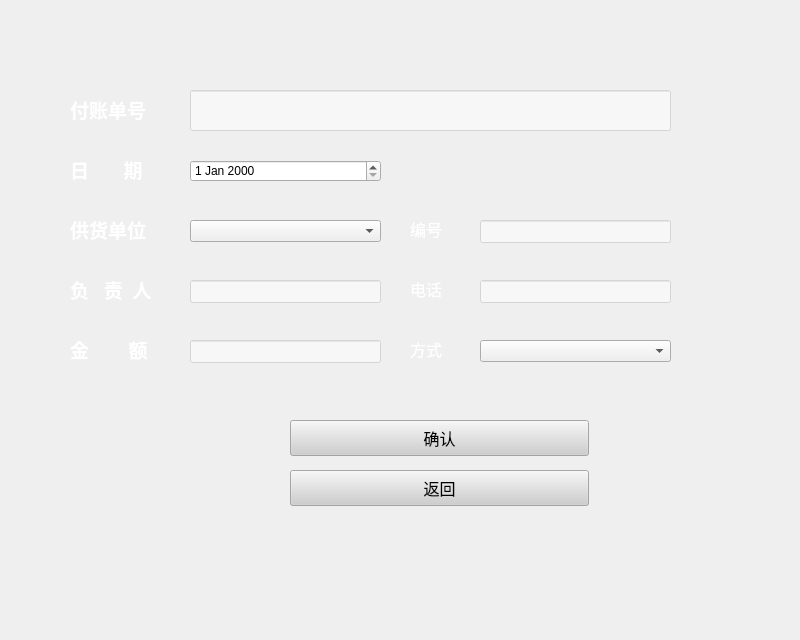
<?xml version="1.0" encoding="UTF-8"?>
<ui version="4.0">
 <class>Form</class>
 <widget class="QWidget" name="Form">
  <property name="geometry">
   <rect>
    <x>0</x>
    <y>0</y>
    <width>800</width>
    <height>640</height>
   </rect>
  </property>
  <property name="windowTitle">
   <string>Form</string>
  </property>
  <property name="styleSheet">
   <string notr="true">QWidget {
border-image:url(C:/Users/CZQ/Desktop/czq_dev/All/churuku_query/new/table-1.jpg);
}

#下面的防止背景干扰其他控件
QTextBrowser {
border-image:url();
}
QLineEdit {
border-image:url();
}
QComboBox {
border-image:url();
}
QLabel {
border-image:url();
}
QPushButton {
border-image:url();
}
QCheckBox {
border-image:url();
}
QDateEdit{
border-image:url();
}</string>
  </property>
  <widget class="QLabel" name="label">
   <property name="geometry">
    <rect>
     <x>70</x>
     <y>70</y>
     <width>111</width>
     <height>78</height>
    </rect>
   </property>
   <property name="font">
    <font>
     <family>微软雅黑</family>
     <pointsize>14</pointsize>
     <weight>75</weight>
     <bold>true</bold>
    </font>
   </property>
   <property name="styleSheet">
    <string notr="true">QLabel{

color:#ffffff;
}</string>
   </property>
   <property name="text">
    <string>付账单号</string>
   </property>
  </widget>
  <widget class="QLineEdit" name="lineEdit1">
   <property name="geometry">
    <rect>
     <x>190</x>
     <y>90</y>
     <width>481</width>
     <height>41</height>
    </rect>
   </property>
   <property name="styleSheet">
    <string notr="true">QLineEdit{
background-color:rgba(255,255,255,120);
color:#000000;

}</string>
   </property>
  </widget>
  <widget class="QLabel" name="label_2">
   <property name="geometry">
    <rect>
     <x>70</x>
     <y>130</y>
     <width>111</width>
     <height>78</height>
    </rect>
   </property>
   <property name="font">
    <font>
     <family>微软雅黑</family>
     <pointsize>14</pointsize>
     <weight>75</weight>
     <bold>true</bold>
    </font>
   </property>
   <property name="styleSheet">
    <string notr="true">QLabel{

color:#ffffff;
}</string>
   </property>
   <property name="text">
    <string>日       期</string>
   </property>
  </widget>
  <widget class="QLabel" name="label_8">
   <property name="geometry">
    <rect>
     <x>70</x>
     <y>190</y>
     <width>111</width>
     <height>78</height>
    </rect>
   </property>
   <property name="font">
    <font>
     <family>微软雅黑</family>
     <pointsize>14</pointsize>
     <weight>75</weight>
     <bold>true</bold>
    </font>
   </property>
   <property name="styleSheet">
    <string notr="true">QLabel{

color:#ffffff;
}</string>
   </property>
   <property name="text">
    <string>供货单位</string>
   </property>
  </widget>
  <widget class="QComboBox" name="comboBox2">
   <property name="geometry">
    <rect>
     <x>190</x>
     <y>220</y>
     <width>191</width>
     <height>22</height>
    </rect>
   </property>
  </widget>
  <widget class="QLabel" name="label_17">
   <property name="geometry">
    <rect>
     <x>410</x>
     <y>190</y>
     <width>40</width>
     <height>78</height>
    </rect>
   </property>
   <property name="font">
    <font>
     <family>微软雅黑</family>
     <pointsize>12</pointsize>
    </font>
   </property>
   <property name="styleSheet">
    <string notr="true">QLabel{

color:#ffffff;
}</string>
   </property>
   <property name="text">
    <string>编号</string>
   </property>
  </widget>
  <widget class="QLineEdit" name="lineEdit2">
   <property name="geometry">
    <rect>
     <x>480</x>
     <y>220</y>
     <width>191</width>
     <height>23</height>
    </rect>
   </property>
   <property name="styleSheet">
    <string notr="true">QLineEdit{
background-color:rgba(255,255,255,120);
color:#000000;

}</string>
   </property>
  </widget>
  <widget class="QLabel" name="label_9">
   <property name="geometry">
    <rect>
     <x>70</x>
     <y>250</y>
     <width>111</width>
     <height>78</height>
    </rect>
   </property>
   <property name="font">
    <font>
     <family>微软雅黑</family>
     <pointsize>14</pointsize>
     <weight>75</weight>
     <bold>true</bold>
    </font>
   </property>
   <property name="styleSheet">
    <string notr="true">QLabel{

color:#ffffff;
}</string>
   </property>
   <property name="text">
    <string>负   责  人</string>
   </property>
  </widget>
  <widget class="QLineEdit" name="lineEdit3">
   <property name="geometry">
    <rect>
     <x>190</x>
     <y>280</y>
     <width>191</width>
     <height>23</height>
    </rect>
   </property>
   <property name="styleSheet">
    <string notr="true">QLineEdit{
background-color:rgba(255,255,255,120);
color:#000000;

}</string>
   </property>
  </widget>
  <widget class="QLabel" name="label_18">
   <property name="geometry">
    <rect>
     <x>410</x>
     <y>250</y>
     <width>40</width>
     <height>78</height>
    </rect>
   </property>
   <property name="font">
    <font>
     <family>微软雅黑</family>
     <pointsize>12</pointsize>
    </font>
   </property>
   <property name="styleSheet">
    <string notr="true">QLabel{

color:#ffffff;
}</string>
   </property>
   <property name="text">
    <string>电话</string>
   </property>
  </widget>
  <widget class="QLineEdit" name="lineEdit4">
   <property name="geometry">
    <rect>
     <x>480</x>
     <y>280</y>
     <width>191</width>
     <height>23</height>
    </rect>
   </property>
   <property name="styleSheet">
    <string notr="true">QLineEdit{
background-color:rgba(255,255,255,120);
color:#000000;

}</string>
   </property>
  </widget>
  <widget class="QLabel" name="label_3">
   <property name="geometry">
    <rect>
     <x>70</x>
     <y>310</y>
     <width>111</width>
     <height>78</height>
    </rect>
   </property>
   <property name="font">
    <font>
     <family>微软雅黑</family>
     <pointsize>14</pointsize>
     <weight>75</weight>
     <bold>true</bold>
    </font>
   </property>
   <property name="styleSheet">
    <string notr="true">QLabel{

color:#ffffff;
}</string>
   </property>
   <property name="text">
    <string>金        额</string>
   </property>
  </widget>
  <widget class="QLineEdit" name="lineEdit5">
   <property name="geometry">
    <rect>
     <x>190</x>
     <y>340</y>
     <width>191</width>
     <height>23</height>
    </rect>
   </property>
   <property name="styleSheet">
    <string notr="true">QLineEdit{
background-color:rgba(255,255,255,120);
color:#000000;

}</string>
   </property>
  </widget>
  <widget class="QLabel" name="label_19">
   <property name="geometry">
    <rect>
     <x>410</x>
     <y>310</y>
     <width>40</width>
     <height>78</height>
    </rect>
   </property>
   <property name="font">
    <font>
     <family>微软雅黑</family>
     <pointsize>12</pointsize>
    </font>
   </property>
   <property name="styleSheet">
    <string notr="true">QLabel{

color:#ffffff;
}</string>
   </property>
   <property name="text">
    <string>方式</string>
   </property>
  </widget>
  <widget class="QComboBox" name="comboBox3">
   <property name="geometry">
    <rect>
     <x>480</x>
     <y>340</y>
     <width>191</width>
     <height>22</height>
    </rect>
   </property>
  </widget>
  <widget class="QPushButton" name="pushButton2">
   <property name="geometry">
    <rect>
     <x>290</x>
     <y>470</y>
     <width>299</width>
     <height>36</height>
    </rect>
   </property>
   <property name="font">
    <font>
     <family>微软雅黑</family>
     <pointsize>12</pointsize>
    </font>
   </property>
   <property name="styleSheet">
    <string notr="true">QPushButton{
background-color:rgba(206,206,206,200);
color:#000000;
}</string>
   </property>
   <property name="text">
    <string>返回</string>
   </property>
  </widget>
  <widget class="QPushButton" name="pushButton1">
   <property name="geometry">
    <rect>
     <x>290</x>
     <y>420</y>
     <width>299</width>
     <height>36</height>
    </rect>
   </property>
   <property name="font">
    <font>
     <family>微软雅黑</family>
     <pointsize>12</pointsize>
    </font>
   </property>
   <property name="styleSheet">
    <string notr="true">QPushButton{
background-color:rgba(206,206,206,200);
color:#000000;
}</string>
   </property>
   <property name="text">
    <string>确认</string>
   </property>
  </widget>
  <widget class="QDateEdit" name="dateEdit">
   <property name="geometry">
    <rect>
     <x>190</x>
     <y>160</y>
     <width>191</width>
     <height>22</height>
    </rect>
   </property>
  </widget>
 </widget>
 <resources/>
 <connections/>
</ui>
